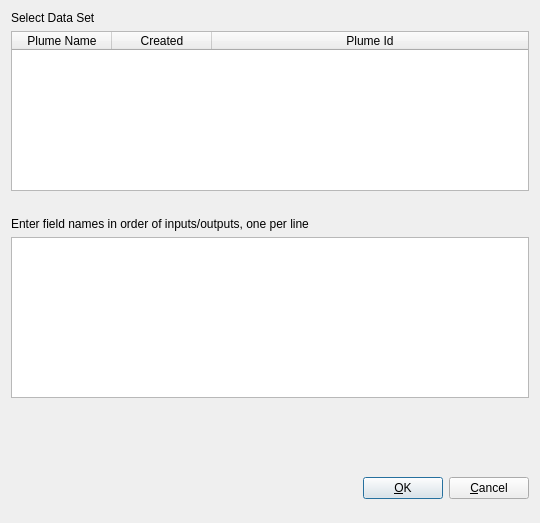
<?xml version="1.0" encoding="UTF-8"?>
<ui version="4.0">
 <class>RunNeuralNetworkDialog</class>
 <widget class="QDialog" name="RunNeuralNetworkDialog">
  <property name="geometry">
   <rect>
    <x>0</x>
    <y>0</y>
    <width>540</width>
    <height>523</height>
   </rect>
  </property>
  <property name="windowTitle">
   <string>Run Test</string>
  </property>
  <property name="styleSheet">
   <string notr="true"/>
  </property>
  <property name="modal">
   <bool>true</bool>
  </property>
  <layout class="QVBoxLayout" name="verticalLayout">
   <item>
    <layout class="QVBoxLayout" name="verticalLayout_3">
     <item>
      <widget class="QLabel" name="label">
       <property name="text">
        <string>Select Data Set</string>
       </property>
      </widget>
     </item>
     <item>
      <widget class="QTableWidget" name="tableWidget">
       <property name="editTriggers">
        <set>QAbstractItemView::NoEditTriggers</set>
       </property>
       <property name="selectionMode">
        <enum>QAbstractItemView::SingleSelection</enum>
       </property>
       <property name="selectionBehavior">
        <enum>QAbstractItemView::SelectRows</enum>
       </property>
       <attribute name="horizontalHeaderStretchLastSection">
        <bool>true</bool>
       </attribute>
       <column>
        <property name="text">
         <string>Plume Name</string>
        </property>
       </column>
       <column>
        <property name="text">
         <string>Created</string>
        </property>
       </column>
       <column>
        <property name="text">
         <string>Plume Id</string>
        </property>
       </column>
      </widget>
     </item>
     <item>
      <layout class="QVBoxLayout" name="verticalLayout_4">
       <property name="topMargin">
        <number>20</number>
       </property>
       <item>
        <widget class="QLabel" name="label_2">
         <property name="text">
          <string>&lt;html&gt;&lt;head/&gt;&lt;body&gt;&lt;p&gt;Enter field names in order of inputs/outputs, one per line&lt;/p&gt;&lt;/body&gt;&lt;/html&gt;</string>
         </property>
        </widget>
       </item>
       <item>
        <widget class="QPlainTextEdit" name="fieldsPlainTextEdit">
         <property name="tabChangesFocus">
          <bool>true</bool>
         </property>
        </widget>
       </item>
       <item>
        <layout class="QHBoxLayout" name="horizontalLayout">
         <property name="topMargin">
          <number>20</number>
         </property>
        </layout>
       </item>
       <item>
        <layout class="QHBoxLayout" name="horizontalLayout_2">
         <property name="topMargin">
          <number>20</number>
         </property>
        </layout>
       </item>
      </layout>
     </item>
     <item>
      <layout class="QHBoxLayout" name="horizontalLayout_3">
       <property name="topMargin">
        <number>20</number>
       </property>
      </layout>
     </item>
    </layout>
   </item>
   <item>
    <layout class="QHBoxLayout" name="horizontalLayout_Buttons">
     <item>
      <spacer name="horizontalSpacer_2">
       <property name="orientation">
        <enum>Qt::Horizontal</enum>
       </property>
       <property name="sizeHint" stdset="0">
        <size>
         <width>40</width>
         <height>48</height>
        </size>
       </property>
      </spacer>
     </item>
     <item>
      <widget class="QPushButton" name="okButton">
       <property name="text">
        <string>&amp;OK</string>
       </property>
      </widget>
     </item>
     <item>
      <widget class="QPushButton" name="cancelButton">
       <property name="text">
        <string>&amp;Cancel</string>
       </property>
       <property name="autoDefault">
        <bool>false</bool>
       </property>
      </widget>
     </item>
    </layout>
   </item>
  </layout>
 </widget>
 <resources/>
 <connections/>
</ui>
